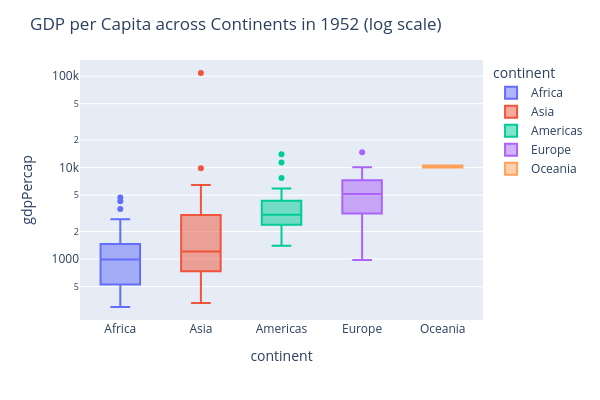

This figure's notebook cell:
### Markdown cell above
**Life expectancy across continents in 1952**

- Yes, continents differ a lot in 1952.
- Order (mean): Oceania (69.3) > Europe (64.4) > Americas (53.3) > Asia (46.3) > Africa (39.1).
- Same pattern as in 2007, but all values were lower.
- Oceania has only 2 countries, so abit hard to look at.

### Code cell
ordered_gdp = data1952.groupby('continent')['gdpPercap'].median().sort_values().index

fig_gdp = px.box(
    data1952,
    x = 'continent',
    y = 'gdpPercap',
    color = 'continent',
    log_y = True,
    category_orders = {'continent': ordered_gdp}
)
fig_gdp.update_layout(
    width = 600,
    height = 400,
    title = 'GDP per Capita across Continents in 1952 (log scale)'
)
fig_gdp.show()

### Figure 1 — Plotly figure (JSON) as saved in the notebook; plotly's stock layout.template omitted (floating-point values rounded to 4 significant figures)
{"data": [{"alignmentgroup": "True", "hovertemplate": "continent=%{x}<br>gdpPercap=%{y}<extra></extra>", "legendgroup": "Africa", "marker": {"color": "#636efa"}, "name": "Africa", "notched": false, "offsetgroup": "Africa", "orientation": "v", "showlegend": true, "type": "box", "x": ["Africa", "Africa", "Africa", "Africa", "Africa", "Africa", "Africa", "Africa", "Africa", "Africa", "Africa", "Africa", "Africa", "Africa", "Africa", "Africa", "Africa", "Africa", "Africa", "Africa", "Africa", "Africa", "Africa", "Africa", "Africa", "Africa", "Africa", "Africa", "Africa", "Africa", "Africa", "Africa", "Africa", "Africa", "Africa", "Africa", "Africa", "Africa", "Africa", "Africa", "Africa", "Africa", "Africa", "Africa", "Africa", "Africa", "Africa", "Africa", "Africa", "Africa", "Africa", "Africa"], "x0": " ", "xaxis": "x", "y": [2449.0, 3521.0, 1063.0, 851.2, 543.3, 339.3, 1173.0, 1071.0, 1179.0, 1103.0, 780.5, 2126.0, 1389.0, 2670.0, 1419.0, 375.6, 328.9, 362.1, 4293.0, 485.2, 911.3, 510.2, 299.9, 853.5, 298.8, 575.6, 2388.0, 1443.0, 369.2, 452.3, 743.1, 1968.0, 1688.0, 468.5, 2424.0, 761.9, 1077.0, 2719.0, 493.3, 879.6, 1450.0, 879.8, 1136.0, 4725.0, 1616.0, 1148.0, 716.7, 859.8, 1468.0, 734.8, 1147.0, 406.9], "y0": " ", "yaxis": "y"}, {"alignmentgroup": "True", "hovertemplate": "continent=%{x}<br>gdpPercap=%{y}<extra></extra>", "legendgroup": "Asia", "marker": {"color": "#EF553B"}, "name": "Asia", "notched": false, "offsetgroup": "Asia", "orientation": "v", "showlegend": true, "type": "box", "x": ["Asia", "Asia", "Asia", "Asia", "Asia", "Asia", "Asia", "Asia", "Asia", "Asia", "Asia", "Asia", "Asia", "Asia", "Asia", "Asia", "Asia", "Asia", "Asia", "Asia", "Asia", "Asia", "Asia", "Asia", "Asia", "Asia", "Asia", "Asia", "Asia", "Asia", "Asia", "Asia", "Asia"], "x0": " ", "xaxis": "x", "y": [779.4, 9867.0, 684.2, 368.5, 400.4, 3054.0, 546.6, 749.7, 3035.0, 4130.0, 4087.0, 3217.0, 1547.0, 1088.0, 1031.0, 108400.0, 4835.0, 1831.0, 786.6, 331.0, 545.9, 1828.0, 684.6, 1273.0, 6460.0, 2315.0, 1084.0, 1643.0, 1207.0, 757.8, 605.1, 1516.0, 781.7], "y0": " ", "yaxis": "y"}, {"alignmentgroup": "True", "hovertemplate": "continent=%{x}<br>gdpPercap=%{y}<extra></extra>", "legendgroup": "Americas", "marker": {"color": "#00cc96"}, "name": "Americas", "notched": false, "offsetgroup": "Americas", "orientation": "v", "showlegend": true, "type": "box", "x": ["Americas", "Americas", "Americas", "Americas", "Americas", "Americas", "Americas", "Americas", "Americas", "Americas", "Americas", "Americas", "Americas", "Americas", "Americas", "Americas", "Americas", "Americas", "Americas", "Americas", "Americas", "Americas", "Americas", "Americas", "Americas"], "x0": " ", "xaxis": "x", "y": [5911.0, 2677.0, 2109.0, 11370.0, 3940.0, 2144.0, 2627.0, 5587.0, 1398.0, 3522.0, 3048.0, 2428.0, 1840.0, 2195.0, 2899.0, 3478.0, 3112.0, 2480.0, 1952.0, 3759.0, 3082.0, 3023.0, 13990.0, 5717.0, 7690.0], "y0": " ", "yaxis": "y"}, {"alignmentgroup": "True", "hovertemplate": "continent=%{x}<br>gdpPercap=%{y}<extra></extra>", "legendgroup": "Europe", "marker": {"color": "#ab63fa"}, "name": "Europe", "notched": false, "offsetgroup": "Europe", "orientation": "v", "showlegend": true, "type": "box", "x": ["Europe", "Europe", "Europe", "Europe", "Europe", "Europe", "Europe", "Europe", "Europe", "Europe", "Europe", "Europe", "Europe", "Europe", "Europe", "Europe", "Europe", "Europe", "Europe", "Europe", "Europe", "Europe", "Europe", "Europe", "Europe", "Europe", "Europe", "Europe", "Europe", "Europe"], "x0": " ", "xaxis": "x", "y": [1601.0, 6137.0, 8343.0, 973.5, 2444.0, 3119.0, 6876.0, 9692.0, 6425.0, 7030.0, 7144.0, 3531.0, 5264.0, 7268.0, 5210.0, 4931.0, 2648.0, 8942.0, 10100.0, 4029.0, 3068.0, 3145.0, 3581.0, 5075.0, 4215.0, 3834.0, 8528.0, 14730.0, 1969.0, 9980.0], "y0": " ", "yaxis": "y"}, {"alignmentgroup": "True", "hovertemplate": "continent=%{x}<br>gdpPercap=%{y}<extra></extra>", "legendgroup": "Oceania", "marker": {"color": "#FFA15A"}, "name": "Oceania", "notched": false, "offsetgroup": "Oceania", "orientation": "v", "showlegend": true, "type": "box", "x": ["Oceania", "Oceania"], "x0": " ", "xaxis": "x", "y": [10040.0, 10560.0], "y0": " ", "yaxis": "y"}], "layout": {"boxmode": "overlay", "height": 400, "legend": {"title": {"text": "continent"}, "tracegroupgap": 0}, "margin": {"t": 60}, "title": {"text": "GDP per Capita across Continents in 1952 (log scale)"}, "width": 600, "xaxis": {"anchor": "y", "categoryarray": ["Africa", "Asia", "Americas", "Europe", "Oceania"], "categoryorder": "array", "domain": [0, 1], "title": {"text": "continent"}}, "yaxis": {"anchor": "x", "domain": [0, 1], "title": {"text": "gdpPercap"}, "type": "log"}}}
